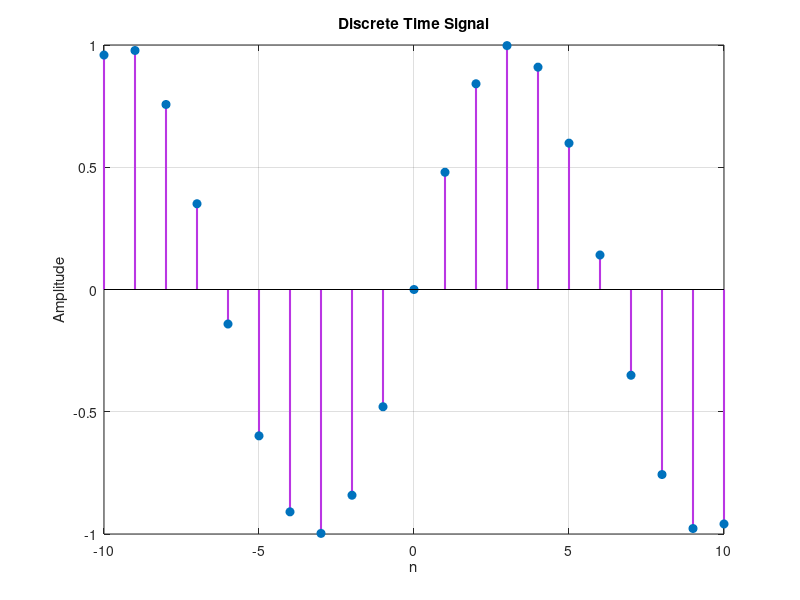

This chart was generated by the following MATLAB code:
clc;
clear;

n = -10:10;

x = sin(0.5*n);

stem(n,x, 'filled', 'LineWidth',1.5, 'Color',[0.73, 0.2117, 0.89])

grid on
title('Discrete Time Signal')
xlabel('n')
ylabel('Amplitude')
